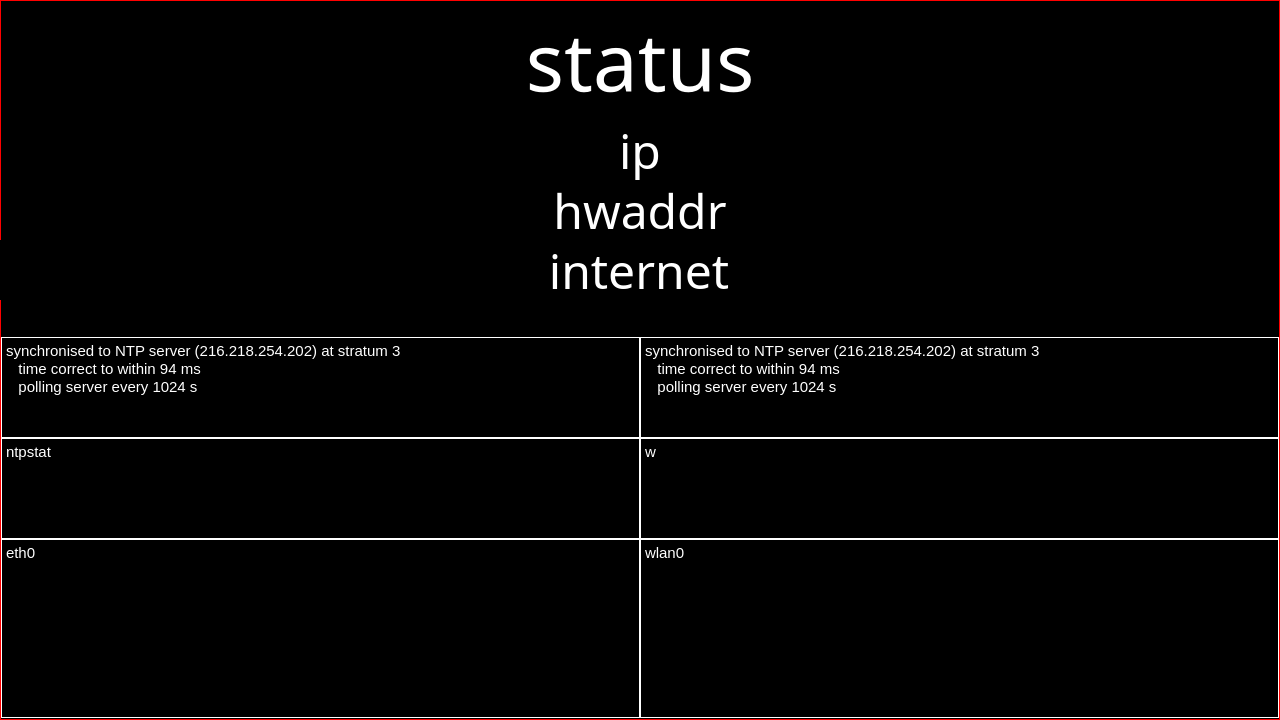
<?xml version="1.0" encoding="UTF-8"?>
<ui version="4.0">
 <class>MainWindow</class>
 <widget class="QMainWindow" name="MainWindow">
  <property name="geometry">
   <rect>
    <x>0</x>
    <y>0</y>
    <width>1280</width>
    <height>720</height>
   </rect>
  </property>
  <property name="windowTitle">
   <string>MainWindow</string>
  </property>
  <property name="styleSheet">
   <string notr="true">background: #000000; color: #ffffff;</string>
  </property>
  <widget class="QWidget" name="centralWidget">
   <widget class="QFrame" name="frame">
    <property name="geometry">
     <rect>
      <x>0</x>
      <y>0</y>
      <width>1280</width>
      <height>720</height>
     </rect>
    </property>
    <property name="styleSheet">
     <string notr="true">border-style: solid; border-width: 1px; border-color: red;</string>
    </property>
    <property name="frameShape">
     <enum>QFrame::StyledPanel</enum>
    </property>
    <property name="frameShadow">
     <enum>QFrame::Raised</enum>
    </property>
    <widget class="QPlainTextEdit" name="eth0_textedit">
     <property name="geometry">
      <rect>
       <x>1</x>
       <y>539</y>
       <width>639</width>
       <height>179</height>
      </rect>
     </property>
     <property name="font">
      <font>
       <pointsize>11</pointsize>
      </font>
     </property>
     <property name="styleSheet">
      <string notr="true">border-width: 1px; border-color: #ffffff; border-style: solid;</string>
     </property>
     <property name="readOnly">
      <bool>true</bool>
     </property>
     <property name="plainText">
      <string>eth0</string>
     </property>
    </widget>
    <widget class="QPlainTextEdit" name="wlan0_textedit">
     <property name="geometry">
      <rect>
       <x>640</x>
       <y>539</y>
       <width>639</width>
       <height>179</height>
      </rect>
     </property>
     <property name="font">
      <font>
       <pointsize>11</pointsize>
      </font>
     </property>
     <property name="styleSheet">
      <string notr="true">border-width: 1px; border-color: #ffffff; border-style: solid;</string>
     </property>
     <property name="readOnly">
      <bool>true</bool>
     </property>
     <property name="plainText">
      <string>wlan0</string>
     </property>
    </widget>
    <widget class="QPlainTextEdit" name="ntpstat_textedit">
     <property name="geometry">
      <rect>
       <x>1</x>
       <y>438</y>
       <width>639</width>
       <height>101</height>
      </rect>
     </property>
     <property name="font">
      <font>
       <pointsize>11</pointsize>
      </font>
     </property>
     <property name="styleSheet">
      <string notr="true">border-width: 1px; border-color: #ffffff; border-style: solid;</string>
     </property>
     <property name="readOnly">
      <bool>true</bool>
     </property>
     <property name="plainText">
      <string>ntpstat</string>
     </property>
    </widget>
    <widget class="QPlainTextEdit" name="uptime_textedit">
     <property name="geometry">
      <rect>
       <x>640</x>
       <y>438</y>
       <width>639</width>
       <height>101</height>
      </rect>
     </property>
     <property name="font">
      <font>
       <pointsize>11</pointsize>
      </font>
     </property>
     <property name="styleSheet">
      <string notr="true">border-width: 1px; border-color: #ffffff; border-style: solid;</string>
     </property>
     <property name="readOnly">
      <bool>true</bool>
     </property>
     <property name="plainText">
      <string>w</string>
     </property>
    </widget>
    <widget class="QPlainTextEdit" name="plainTextEdit_5">
     <property name="geometry">
      <rect>
       <x>1</x>
       <y>337</y>
       <width>639</width>
       <height>101</height>
      </rect>
     </property>
     <property name="font">
      <font>
       <pointsize>11</pointsize>
      </font>
     </property>
     <property name="styleSheet">
      <string notr="true">border-width: 1px; border-color: #ffffff; border-style: solid;</string>
     </property>
     <property name="readOnly">
      <bool>true</bool>
     </property>
     <property name="plainText">
      <string>synchronised to NTP server (216.218.254.202) at stratum 3 
   time correct to within 94 ms
   polling server every 1024 s</string>
     </property>
    </widget>
    <widget class="QPlainTextEdit" name="plainTextEdit_6">
     <property name="geometry">
      <rect>
       <x>640</x>
       <y>337</y>
       <width>639</width>
       <height>101</height>
      </rect>
     </property>
     <property name="font">
      <font>
       <pointsize>11</pointsize>
      </font>
     </property>
     <property name="styleSheet">
      <string notr="true">border-width: 1px; border-color: #ffffff; border-style: solid;</string>
     </property>
     <property name="readOnly">
      <bool>true</bool>
     </property>
     <property name="plainText">
      <string>synchronised to NTP server (216.218.254.202) at stratum 3 
   time correct to within 94 ms
   polling server every 1024 s</string>
     </property>
    </widget>
   </widget>
   <widget class="QLabel" name="status_label">
    <property name="geometry">
     <rect>
      <x>1</x>
      <y>1</y>
      <width>1278</width>
      <height>119</height>
     </rect>
    </property>
    <property name="font">
     <font>
      <family>.SF Compact Display</family>
      <pointsize>60</pointsize>
     </font>
    </property>
    <property name="styleSheet">
     <string notr="true">border-style: solid; border-color #ffffff;</string>
    </property>
    <property name="text">
     <string>status</string>
    </property>
    <property name="alignment">
     <set>Qt::AlignCenter</set>
    </property>
   </widget>
   <widget class="QLabel" name="ip_label">
    <property name="geometry">
     <rect>
      <x>1</x>
      <y>120</y>
      <width>1278</width>
      <height>60</height>
     </rect>
    </property>
    <property name="font">
     <font>
      <family>.SF Compact Display</family>
      <pointsize>36</pointsize>
     </font>
    </property>
    <property name="styleSheet">
     <string notr="true">border-style: solid; border-color #ffffff;</string>
    </property>
    <property name="text">
     <string>ip</string>
    </property>
    <property name="alignment">
     <set>Qt::AlignCenter</set>
    </property>
   </widget>
   <widget class="QLabel" name="hwaddr_label">
    <property name="geometry">
     <rect>
      <x>1</x>
      <y>180</y>
      <width>1278</width>
      <height>60</height>
     </rect>
    </property>
    <property name="font">
     <font>
      <family>.SF Compact Display</family>
      <pointsize>36</pointsize>
     </font>
    </property>
    <property name="styleSheet">
     <string notr="true">border-style: solid; border-color #ffffff;</string>
    </property>
    <property name="text">
     <string>hwaddr</string>
    </property>
    <property name="alignment">
     <set>Qt::AlignCenter</set>
    </property>
   </widget>
   <widget class="QLabel" name="internet_label">
    <property name="geometry">
     <rect>
      <x>0</x>
      <y>240</y>
      <width>1278</width>
      <height>60</height>
     </rect>
    </property>
    <property name="font">
     <font>
      <family>.SF Compact Display</family>
      <pointsize>36</pointsize>
     </font>
    </property>
    <property name="styleSheet">
     <string notr="true">border-style: solid; border-color #ffffff;</string>
    </property>
    <property name="text">
     <string>internet</string>
    </property>
    <property name="alignment">
     <set>Qt::AlignCenter</set>
    </property>
   </widget>
  </widget>
 </widget>
 <layoutdefault spacing="6" margin="11"/>
 <resources/>
 <connections/>
</ui>
